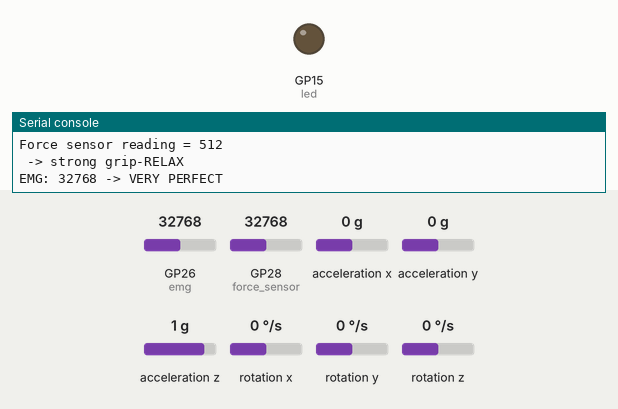
A program run on a simulated Raspberry Pi Pico running MicroPython. Parts: output pins drawn as LEDs (lit = HIGH), the last lines printed to the serial console. Inputs (shaded band) come from the test bench; at power-on: GP28 (force_sensor) = 32768, GP26 (emg) = 32768, acceleration x 0 g, acceleration y 0 g, acceleration z 1 g, rotation x 0 °/s, rotation y 0 °/s, rotation z 0 °/s (analog values on the 0–65535 scale). WiFi joins after 1.5 s; no MQTT or app messages arrive unless stated.

Above: at 3.2 s.
3.3 s: GP28 (force_sensor) set to 43904
4.8 s: GP28 (force_sensor) set to 45488
At 5.7 s:
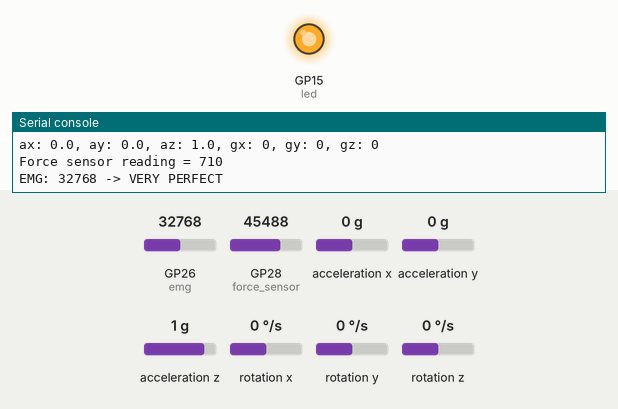
6.5 s: GP26 (emg) set to 31904
8.6 s: GP26 (emg) set to 16848
10.1 s: GP26 (emg) set to 15248
Timing chart, 0 to 13.1 s (numbered marks = the images above; inputs shaded):
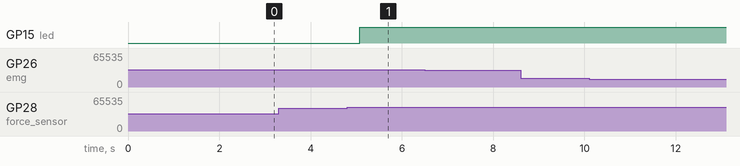

The program:

pico_w.py
```python
from machine import ADC, Pin, I2C
import time
import utime
from imu import MPU6050
import network
import BlynkLib

# WiFi Setup (Optional, but not using Blynk)
wlan = network.WLAN(network.STA_IF)
wlan.active(True)
wlan.connect("Redmi 10 Prime", "123456789")

led = Pin(15, Pin.OUT)

# Connect to WiFi
BLYNK_AUTH = "TMPL3bg2GBqqV"
blynk = BlynkLib.Blynk(BLYNK_AUTH)

wait = 30
while wait > 0:
    if wlan.status() < 0 or wlan.status() >= 3:
        break
    wait -= 1
    print('waiting for connection...')
    time.sleep(1)

# Handle connection error
if wlan.status() != 3:
    led.value(0)  # Turn the LED off
else:
    print('Connected')
    ip = wlan.ifconfig()[0]
    print('IP: ', ip)

# Force Sensor Setup (GP28/ADC2)
FORCE_SENSOR_PIN = 28
force_sensor = ADC(Pin(FORCE_SENSOR_PIN))

# EMG Sensor Setup (GP26/ADC0)
EMG_SENSOR_PIN = 26
emg = ADC(Pin(EMG_SENSOR_PIN))

# I2C for IMU (I2C0: GP0=SDA, GP1=SCL)
i2c = I2C(0, sda=Pin(0), scl=Pin(1), freq=400000)
imu = MPU6050(i2c)

led.value(0)

while True:
    # Read IMU Data
    ax = round(imu.accel.x, 2)
    ay = round(imu.accel.y, 2)
    az = round(imu.accel.z, 2)
    gx = round(imu.gyro.x)
    gy = round(imu.gyro.y)
    gz = round(imu.gyro.z)

    print(f"ax: {ax}, ay: {ay}, az: {az}, gx: {gx}, gy: {gy}, gz: {gz}")

    # Read Force Sensor Data
    analog_reading = force_sensor.read_u16() // 64
    print("Force sensor reading =", analog_reading)

    if analog_reading < 10:
        print(" -> no pressure")
    elif analog_reading < 150:
        print(" -> light grip")
    elif analog_reading < 350:
        print(" -> medium grip")
    elif analog_reading < 650:
        print(" -> strong grip-RELAX")

    if analog_reading > 700:
        led.value(1)
    else:
        led.value(0)

    # Read EMG Sensor Data
    EMG_value = emg.read_u16()

    # Determine feedback message
    if EMG_value <= 16295:
        feedback = "NO MOVEMENT"
    elif EMG_value <= 32590:
        feedback = "GOING GOOD!"
    elif EMG_value <= 48885:
        feedback = "VERY PERFECT"
    elif EMG_value <= 65180:
        feedback = "STRESS - RELAX"
    else:
        feedback = "STOP DOING"

    print(f"EMG: {EMG_value} -> {feedback}")

    # Send data to Blynk
    blynk.virtual_write(0, EMG_value)
    blynk.virtual_write(1, analog_reading)
    blynk.virtual_write(2, gx)
    blynk.virtual_write(3, gy)
    blynk.virtual_write(4, gz)
    blynk.virtual_write(5, ax)

    time.sleep(0.5)
```

Measured:
- the behaviour switches between 44848 and 44864 on GP28 (force_sensor) (found by bisection; images 0 and 1)
- after the input at 4.8 s, GP15 (led): LOW → HIGH after 0.28 s
